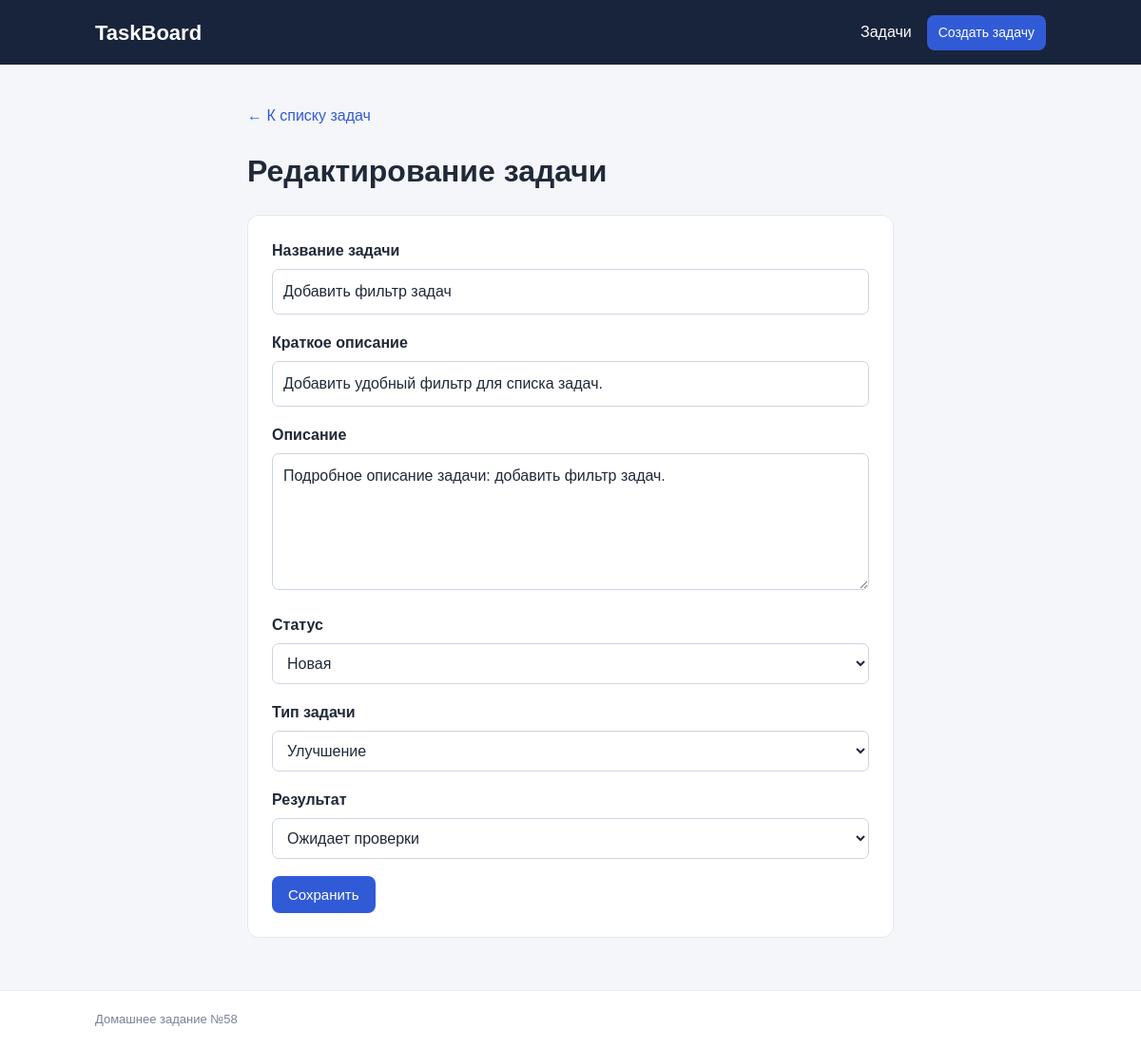
Screenshot of /tasks/2/edit/ with the database file from the repository.
### tasks/models.py (models this page shows, shortened)
class Task(models.Model):
    class Status(models.TextChoices):
        NEW = "new", "Новая"
        IN_PROGRESS = "in_progress", "В работе"
        CLOSED = "closed", "Закрыта"
    title = models.CharField(
        "Название задачи",
        max_length=150,
        validators=[validate_title_min_length],
    )
    short_description = models.CharField(
        "Краткое описание",
        max_length=250,
        validators=[validate_short_description_min_length],
    )
    description = models.TextField("Описание", blank=True)
    status = models.CharField(
        "Статус",
        max_length=20,
        choices=Status.choices,
        default=Status.NEW,
    )
    task_type = models.ForeignKey(
        TaskType,
        on_delete=models.PROTECT,
        related_name="tasks",
        verbose_name="Тип задачи",
    )
    result = models.ForeignKey(
        TaskResult,
        on_delete=models.PROTECT,
        related_name="tasks",
        verbose_name="Результат",
    )
    created_at = models.DateTimeField("Создана", auto_now_add=True)
    updated_at = models.DateTimeField("Последнее обновление", auto_now=True)
    class Meta:
        verbose_name = "Задача"
        verbose_name_plural = "Задачи"
        ordering = ["-updated_at"]

### tasks/views.py (the view, shortened to what this page needs)
# urls.py: path("tasks/<int:pk>/edit/", TaskUpdateView.as_view(), name="update"),
class TaskUpdateView(FormView):
    form_class = TaskForm
    template_name = "tasks/task_form.html"
    def dispatch(self, request, *args, **kwargs):
        self.object = self.get_object()
        return super().dispatch(request, *args, **kwargs)
    def get_object(self):
        return get_object_or_404(Task, pk=self.kwargs["pk"])
    def get_context_data(self, **kwargs):
        context = super().get_context_data(**kwargs)
        context["object"] = self.object
        return context
    def get_form_kwargs(self):
        kwargs = super().get_form_kwargs()
        kwargs["instance"] = self.object
        return kwargs

### tasks/forms.py
class TaskForm(forms.ModelForm):
    class Meta:
        model = Task
        fields = [
            "title",
            "short_description",
            "description",
            "status",
            "task_type",
            "result",
        ]
        widgets = {
            "title": forms.TextInput(attrs={"placeholder": "Название задачи"}),
            "short_description": forms.TextInput(
                attrs={"placeholder": "Краткое описание"}
            ),
            "description": forms.Textarea(attrs={"rows": 5}),
            "status": forms.Select(),
            "task_type": forms.Select(),
            "result": forms.Select(),
        }

### tasks/models.py (called while the page is built)
    def __str__(self):
        return self.name

    def __str__(self):
        return self.name

### templates/tasks/task_form.html (shortened to what this page needs)
{% extends "base.html" %}
{% block content %}
<div class="form-wrap">
    <a class="back-link" href="{% url 'tasks:list' %}">← К списку задач</a>
    <h1>{% if object %}Редактирование задачи{% else %}Создание задачи{% endif %}</h1>
    <form method="post" class="task-form">
        {% for field in form %}
            <div class="form-field">
                <label for="{{ field.id_for_label }}">{{ field.label }}</label>
                {{ field }}
            </div>
        {% endfor %}
        <button class="button" type="submit">Сохранить</button>
    </form>
</div>
{% endblock %}

### static/css/style.css (style rules this page uses)
* { box-sizing: border-box; }
body { margin: 0; color: #202938; background: #f4f6fa; font-family: Arial, sans-serif; line-height: 1.5; }
a { color: #315bd6; text-decoration: none; }
h1 { margin: 4px 0 8px; font-size: 32px; }
.button { display: inline-block; border: 0; border-radius: 8px; padding: 11px 17px; color: white; background: #315bd6; font-size: 15px; cursor: pointer; }
.form-wrap { max-width: 680px; margin: 0 auto; }
.back-link { display: inline-block; margin-bottom: 18px; }
.task-form { margin-top: 22px; padding: 25px; border: 1px solid #e4e9f1; border-radius: 12px; background: white; }
.form-field { margin-bottom: 18px; }
.form-field label { display: block; margin-bottom: 7px; font-weight: 700; }
.form-field input, .form-field textarea, .form-field select { width: 100%; border: 1px solid #ccd5e2; border-radius: 7px; padding: 11px; color: #202938; background: white; font: inherit; }

### rows the page displays
Task: form "Добавить фильтр задач" "Добавить удобный фильтр для списка задач." "Подробное описание задачи: добавить фильтр задач." "Новая" "Улучшение" "Ожидает проверки"

### other values shown
{{ field.label }} "Название задачи" "Краткое описание" "Описание" "Статус" "Тип задачи" "Результат"
